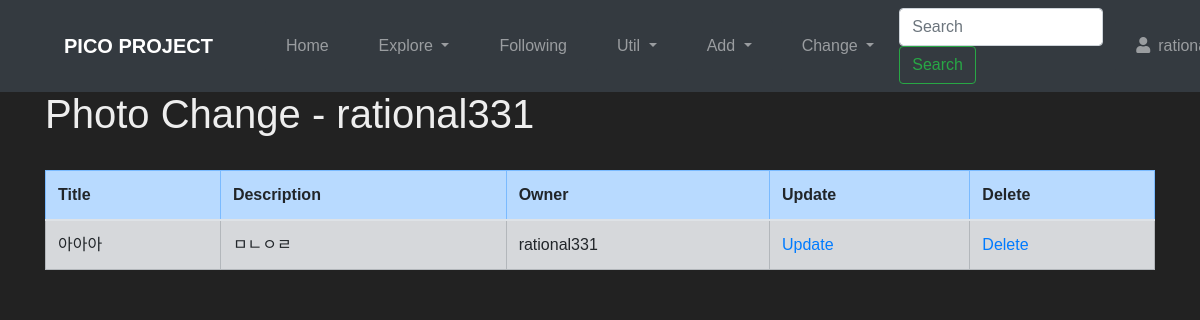
/explore/change/ (signed in), run on an earlier commit of the app's database.
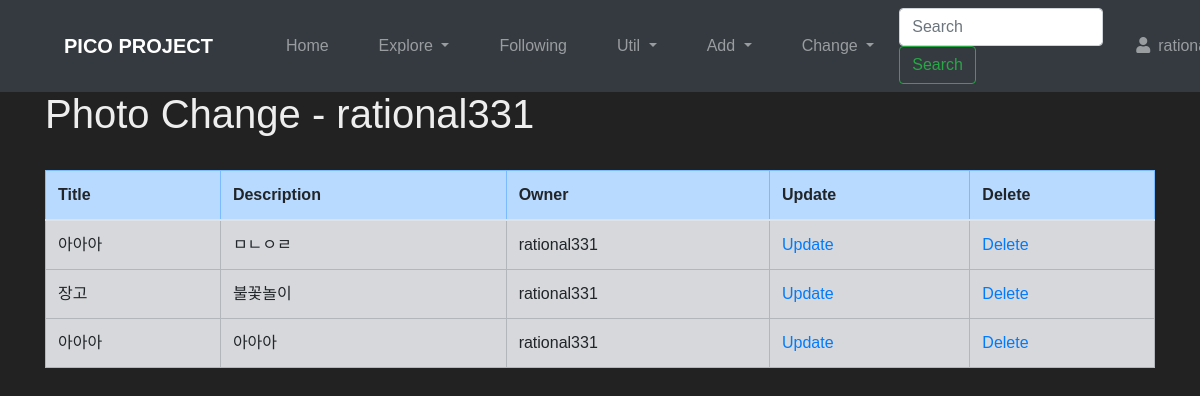
And on a later commit of the database.
### photo/models.py (models this page shows, shortened)
class Photo(models.Model):
    title = models.CharField('TITLE', max_length=30)
    description = models.TextField('Photo Description', blank=True)
    tags = TaggableManager(blank=True)
    PICOIN = models.PositiveIntegerField(default=0, verbose_name='PICOIN')
    image = models.ImageField('IMAGE', upload_to='SorlPhoto/%Y')
    upload_dt = models.DateTimeField('Upload Date', auto_now_add=True)
    owner = models.ForeignKey(User, on_delete=models.CASCADE, verbose_name='OWNER', blank=True, null=True)

### photo/views.py (the view)
# urls.py: path('change/', views.PhotoChangeLV.as_view(), name='photo_change'),
class PhotoChangeLV(LoginRequiredMixin, ListView):
    model = Photo
    template_name = 'photo/photo_change_list.html'
    def get_queryset(self):
        return Photo.objects.filter(owner=self.request.user)

### photo/templates/photo/photo_change_list.html (shortened to what this page needs)
{% extends "base.html" %}
{% load widget_tweaks %}
{% block content %}
<h1>Photo Change - {{ user }}</h1>
<br>
<table class="table table-bordered table-condensed table-striped">
    <thead>
        <tr class="table-primary">
            <th>Title</th>
            <th>Description</th>
            <th>Owner</th>
            <th>Update</th>
            <th>Delete</th>
        </tr>
    </thead>
    <tbody>
        {% for item in object_list %}
        <tr class="table-secondary">
            <td>{{ item.title }}</td>
            <td>{{ item.description }}</td>
            <td>{{ item.owner }}</td>
            <td><a href="{% url 'photo:photo_update' item.id %}">Update</a></td>
            <td><a href="{% url 'photo:photo_delete' item.id %}">Delete</a></td>
        </tr>
        {% endfor %}
    </tbody>
</table>
{% endblock %}

What changed in the data, as far as the page shows it:
added Photo: title "장고", description "불꽃놀이", owner "rational331"
added Photo: title "아아아", description "아아아", owner "rational331"
